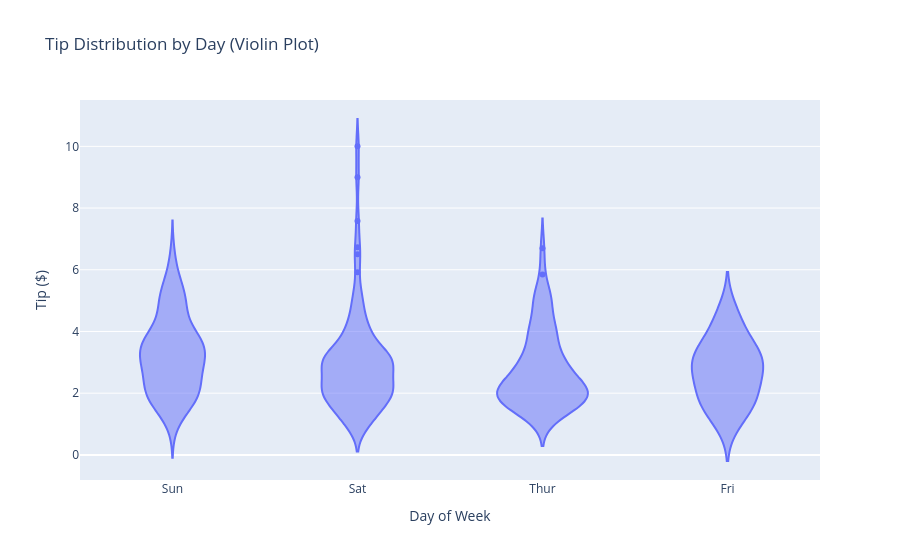

The code cell stored with this chart in its notebook:
### Code cell
# Interactive violin plot
fig = px.violin(
    tips, 
    x='day', 
    y='tip',
    title='Tip Distribution by Day (Violin Plot)',
    labels={'tip': 'Tip ($)', 'day': 'Day of Week'}
)
fig.show()

### Figure 1 — Plotly figure (JSON) as saved in the notebook; plotly's stock layout.template omitted (floating-point values rounded to 4 significant figures; data arrays with more than 128 entries replaced by an {"elided": "..."} marker saying what was removed)
{"data": [{"alignmentgroup": "True", "box": {"visible": false}, "hovertemplate": "Day of Week=%{x}<br>Tip ($)=%{y}<extra></extra>", "legendgroup": "", "marker": {"color": "#636efa"}, "name": "", "offsetgroup": "", "orientation": "v", "scalegroup": "True", "showlegend": false, "type": "violin", "x": {"elided": "244 str values"}, "x0": " ", "xaxis": "x", "y": {"elided": "244 float values"}, "y0": " ", "yaxis": "y"}], "layout": {"legend": {"tracegroupgap": 0}, "title": {"text": "Tip Distribution by Day (Violin Plot)"}, "violinmode": "group", "xaxis": {"anchor": "y", "domain": [0, 1], "title": {"text": "Day of Week"}}, "yaxis": {"anchor": "x", "domain": [0, 1], "title": {"text": "Tip ($)"}}}}
